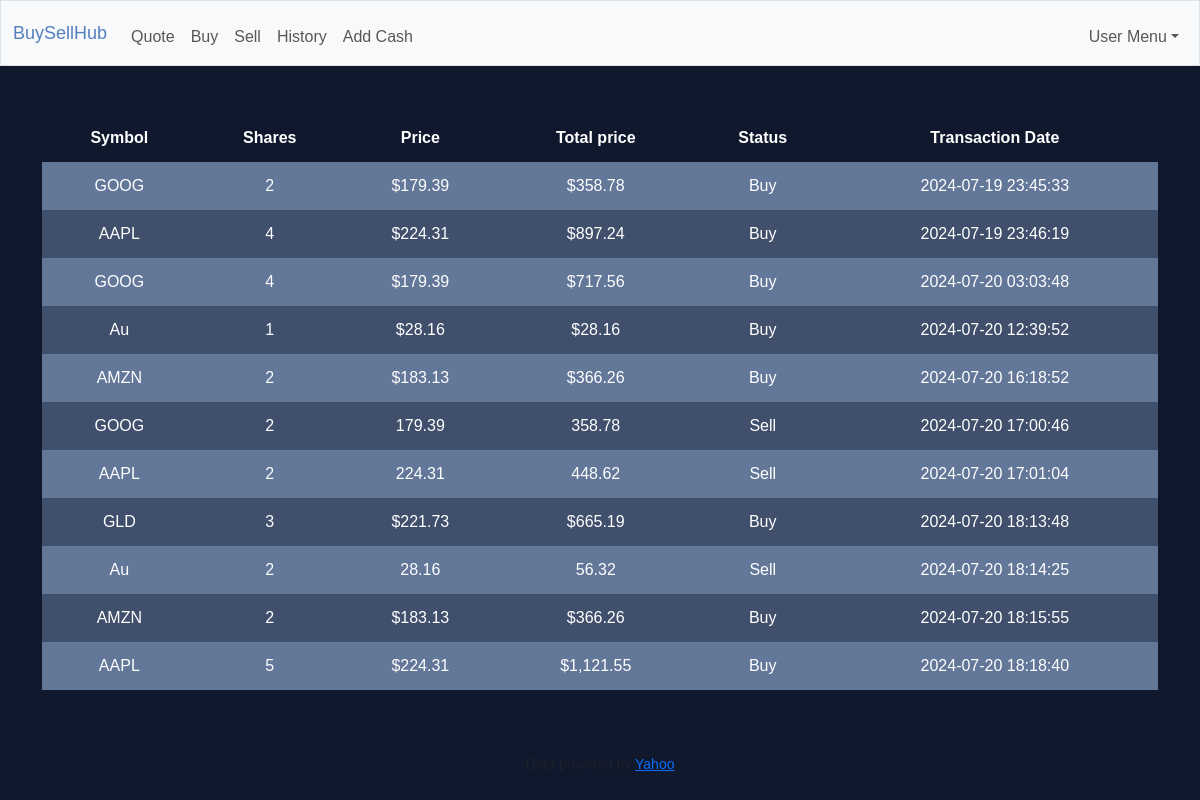
The app's page /history (signed in), older data.
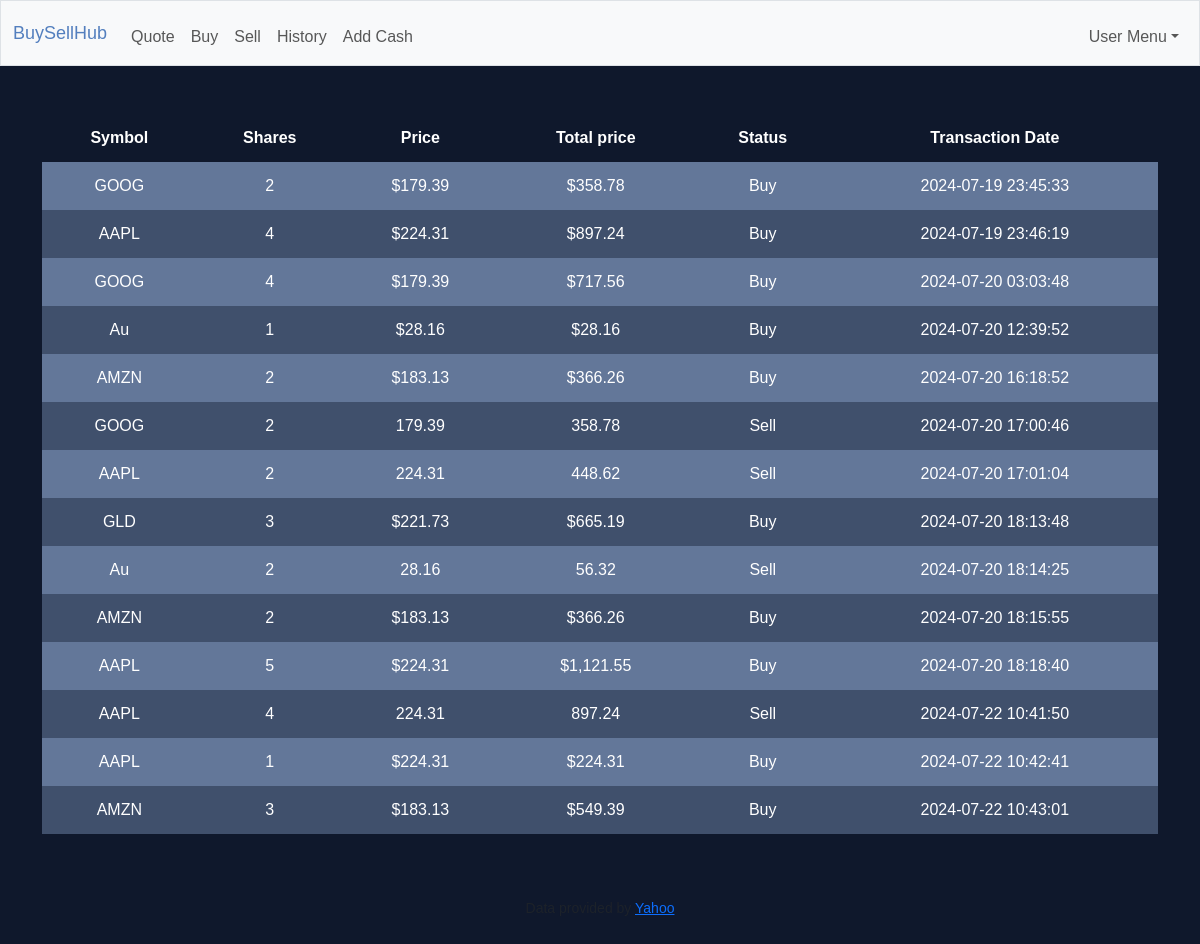
The same page, newer data.
### tables this page shows
CREATE TABLE history (transaction_id INTEGER PRIMARY KEY AUTOINCREMENT, symbol TEXT NOT NULL, shares NUMERIC NOT NULL, price TEXT NOT NULL, total_price TEXT NOT NULL, status TEXT NOT NULL, time TEXT NOT NULL, user_id INTEGER, FOREIGN KEY (user_id) REFERENCES users(id));

### routes.py (the view)
@login_required
def history():
    history_result = db.execute(
        "SELECT symbol, shares, price, total_price, status, time FROM history WHERE user_id=?", session["user_id"])
    if not history_result:
        return apology("There is no any transaction to display")
    return render_template("history.html", history_result=history_result)

### utility.py (called while the page is built)
def login_required(f):
    @wraps(f)
    def decorated_function(*args, **kwargs):
        if session.get("user_id") is None:
            return redirect("/login")
        return f(*args, **kwargs)
    return decorated_function

### templates/history.html (shortened to what this page needs)
{% extends "layout.html" %}
{% block main %}
    <table>
        <thead>
            <tr>
                <th>Symbol</th>
                <th>Shares</th>
                <th>Price</th>
                <th>Total price</th>
                <th>Status</th>
                <th>Transaction Date</th>
            </tr>
        </thead>
        <tbody>
            {% for result in history_result %}
            <tr>
                <td>{{result.symbol}}</td>
                <td>{{ result.shares }}</td>
                <td>{{ result.price }}</td>
                <td>{{ result.total_price }}</td>
                <td>{{ result.status }}</td>
                <td>{{ result.time }}</td>
            </tr>
            {% endfor %}
        </tbody>
    </table>
{% endblock %}

Row changes from the older to the newer data that the page shows:
added history: symbol "AAPL", shares "4", price "224.31", total_price "897.24", status "Sell", time "2024-07-22 10:41:50"
added history: symbol "AAPL", shares "1", price "$224.31", total_price "$224.31", status "Buy", time "2024-07-22 10:42:41"
added history: symbol "AMZN", shares "3", price "$183.13", total_price "$549.39", status "Buy", time "2024-07-22 10:43:01"
